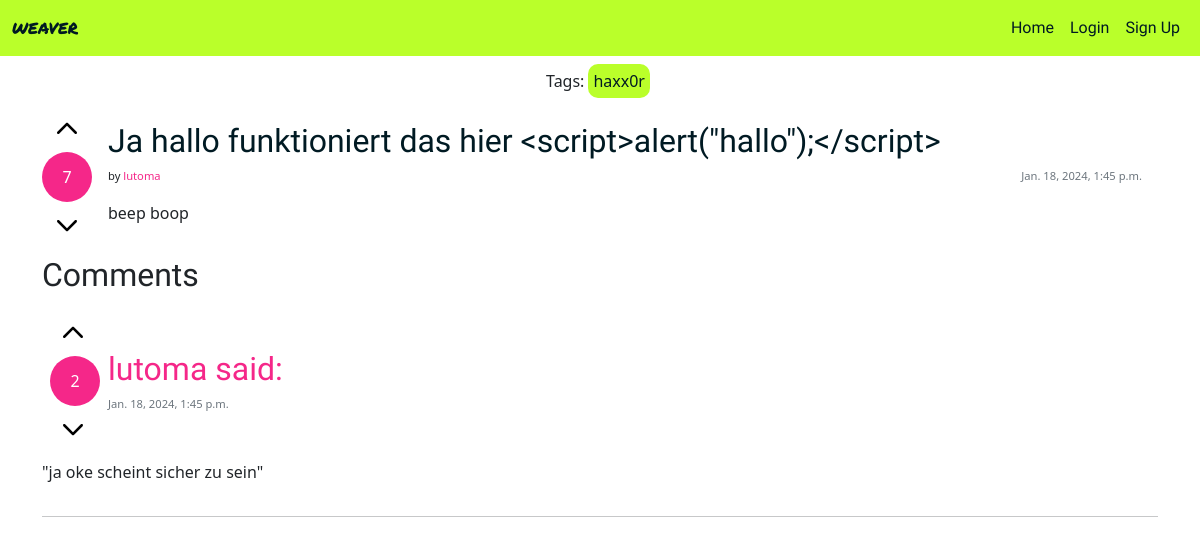
Before: /thread/ja-hallo-funktioniert-das-hier-scriptalerthalloscript/ with the older database file.
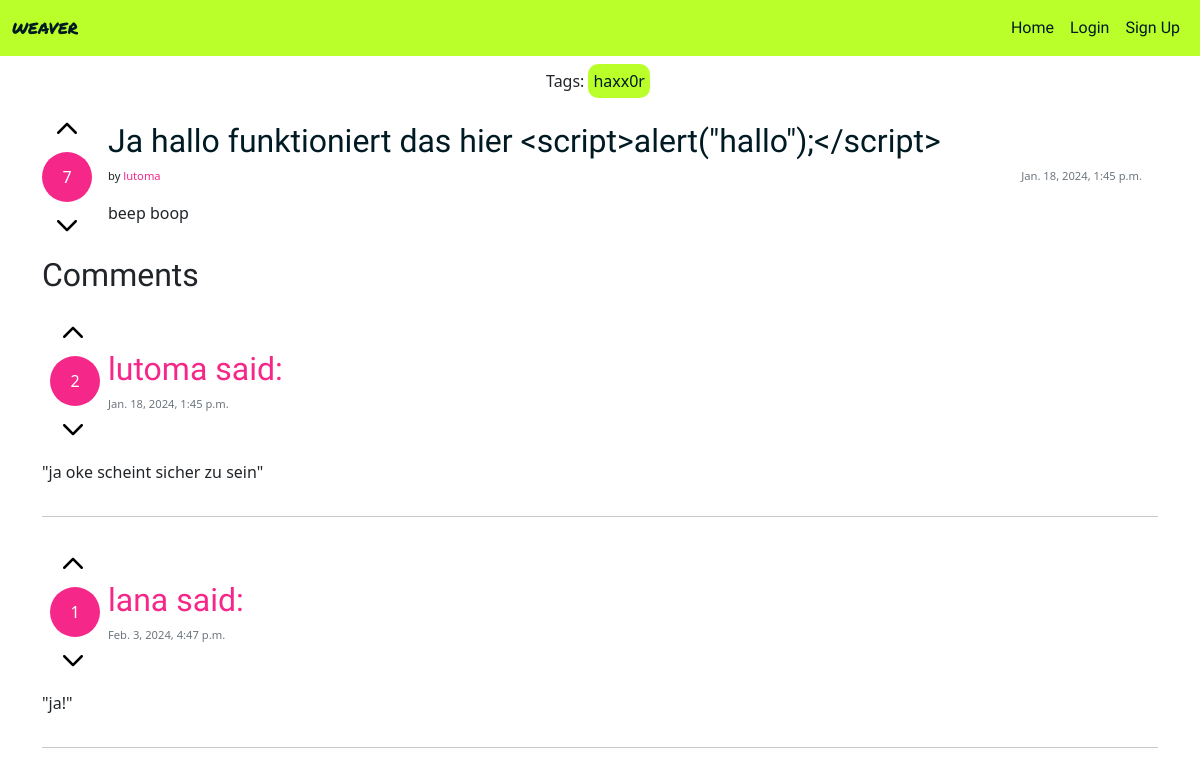
After: the same page with the newer database file.
### weave_manager/models.py (models this page shows, shortened)
class Comment(models.Model):
    thread = models.ForeignKey(Thread, on_delete=models.CASCADE, related_name="comments")
    author = models.ForeignKey(settings.AUTH_USER_MODEL,
        on_delete=models.CASCADE, related_name="commenter")
    body = models.TextField()
    votes = models.IntegerField(default=0)
    created_on = models.DateTimeField(auto_now_add=True)
    class Meta:
        ordering = ["created_on"]

### authentication/models.py (models this page shows)
class User(AbstractUser):
    bio = models.CharField(max_length=200, unique=False, default="Your bio could be here.")
    created_on = models.DateTimeField(auto_now_add=True)
    profile_pic = models.ImageField(null=True, blank=True, default="default.png")

### weave_manager/views.py (the view)
# urls.py: path('thread/<slug:slug>/', ThreadDetailView.as_view(), name='thread_detail'),
class ThreadDetailView(DetailView):
    model = Thread
    template_name = 'thread_detail.html'
    context_object_name = 'thread'
    def get_context_data(self, **kwargs):
        context = super().get_context_data(**kwargs)
        context['comment_form'] = CommentForm()
        context['comments'] = self.object.comments.all()  # Retrieve comments for the thread
        return context

### weave_manager/templates/thread_detail.html (shortened to what this page needs)
{% extends "base.html" %}
{% load static %}
{% load crispy_forms_tags %}
{% block content %}
<div class="container-lg">
    <div class="d-flex flex-row align-items-center justify-content-center m-2">
        <p class="m-0">Tags:</p>
        {% for tag in thread.tags.all %}
        <a href="{% url 'tag_site' slug=tag.slug %}"><p class="tag m-0 mx-1">{{ tag }}</p>
        {% endfor %}</a>
    </div>
    <div class="my-2 d-flex flex-row">
        <div class="d-flex flex-column align-items-center">
            <a href="{% url 'upvote_thread' thread_id=thread.id %}"><img src="{% static 'img/icons/up.svg' %}" class="icon m-2"></img></a>
            <p class="circle m-0">{{ thread.votes }}</p>
            <a href="{% url 'downvote_thread' thread_id=thread.id %}"><img src="{% static 'img/icons/up.svg' %}" class="icon m-2 rotate-180"></img></a>
        </div>
        <div class="card-body d-flex flex-column">
            <h2><a href="{% url 'thread_detail' slug=thread.slug %}" class="card-title">{{ thread.title }}</a></h2>
            <div class="d-flex flex-row justify-content-between">
                <p class="fs-7">by <a href="{% url 'user_profile' username=thread.author %}" class="link">{{ thread.author }}</a></p>
                <p class="card-text text-muted fs-7">{{ thread.created_on}}</p>
            </div>
            <p class="card-text">{{ thread.content }}</p>
        </div>
    </div>
</div>
<div class="container-lg">
    <h2>Comments</h2>
    {% for comment in comments %}
    <div class="d-flex flex-column">
        <div class="d-flex flex-row align-items-center">
            <div class="p-2">
                <a href="{% url 'upvote_comment' comment_id=comment.id %}"><img src="{% static 'img/icons/up.svg' %}" class="icon m-2"></img></a>
                <p class="circle m-0">{{ comment.votes }}</p>
                <a href="{% url 'downvote_comment' comment_id=comment.id %}"><img src="{% static 'img/icons/up.svg' %}" class="icon m-2 rotate-180"></img></a>
            </div>
            <div>
                <a href="{% url 'user_profile' username=comment.author %}" class="link">
                    <h2>{{ comment.author }} said:</h2>
                </a>
                <p class="card-text text-muted fs-7">{{ comment.created_on}}</p>
            </div>
        </div>
        <div class="comment">
            <p>"{{ comment.body }}"</p>
        </div>
    </div>
    <hr>
    {% endfor %}
</div>
{% endblock %}

Changed rows visible on the page:
added Comment: votes "1", author "lana", created_on "Feb. 3, 2024, 4:47 p.m.", body "ja!"
